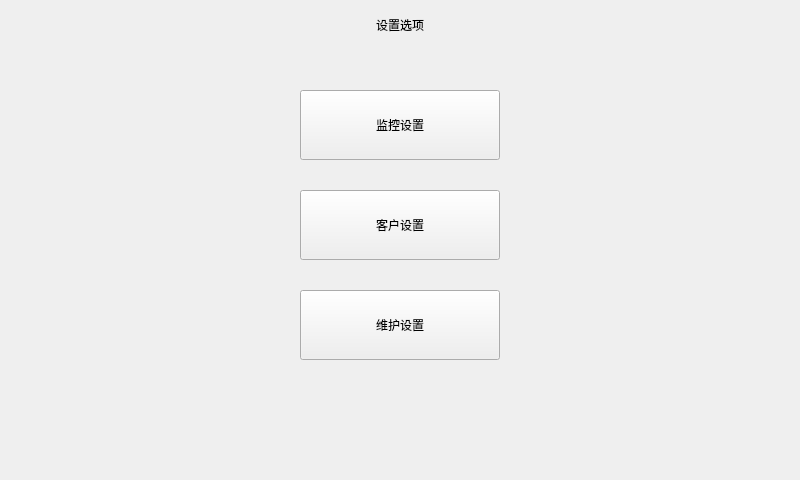
<?xml version="1.0" encoding="UTF-8"?>
<ui version="4.0">
 <class>Setmenu</class>
 <widget class="QWidget" name="Setmenu">
  <property name="geometry">
   <rect>
    <x>0</x>
    <y>0</y>
    <width>800</width>
    <height>480</height>
   </rect>
  </property>
  <property name="windowTitle">
   <string>Form</string>
  </property>
  <widget class="QWidget" name="widget" native="true">
   <property name="geometry">
    <rect>
     <x>0</x>
     <y>0</y>
     <width>800</width>
     <height>480</height>
    </rect>
   </property>
   <widget class="QLabel" name="title">
    <property name="geometry">
     <rect>
      <x>275</x>
      <y>0</y>
      <width>250</width>
      <height>50</height>
     </rect>
    </property>
    <property name="text">
     <string>设置选项</string>
    </property>
    <property name="alignment">
     <set>Qt::AlignCenter</set>
    </property>
   </widget>
   <widget class="QPushButton" name="but_defend">
    <property name="geometry">
     <rect>
      <x>300</x>
      <y>190</y>
      <width>200</width>
      <height>70</height>
     </rect>
    </property>
    <property name="sizePolicy">
     <sizepolicy hsizetype="Preferred" vsizetype="Expanding">
      <horstretch>0</horstretch>
      <verstretch>0</verstretch>
     </sizepolicy>
    </property>
    <property name="text">
     <string>客户设置</string>
    </property>
   </widget>
   <widget class="QPushButton" name="but_debug">
    <property name="geometry">
     <rect>
      <x>300</x>
      <y>290</y>
      <width>200</width>
      <height>70</height>
     </rect>
    </property>
    <property name="sizePolicy">
     <sizepolicy hsizetype="Preferred" vsizetype="Expanding">
      <horstretch>0</horstretch>
      <verstretch>0</verstretch>
     </sizepolicy>
    </property>
    <property name="text">
     <string>维护设置</string>
    </property>
   </widget>
   <widget class="QPushButton" name="but_user">
    <property name="geometry">
     <rect>
      <x>300</x>
      <y>90</y>
      <width>200</width>
      <height>70</height>
     </rect>
    </property>
    <property name="sizePolicy">
     <sizepolicy hsizetype="Preferred" vsizetype="Expanding">
      <horstretch>0</horstretch>
      <verstretch>0</verstretch>
     </sizepolicy>
    </property>
    <property name="text">
     <string>监控设置</string>
    </property>
   </widget>
  </widget>
 </widget>
 <tabstops>
  <tabstop>but_user</tabstop>
  <tabstop>but_defend</tabstop>
  <tabstop>but_debug</tabstop>
 </tabstops>
 <resources/>
 <connections/>
</ui>
